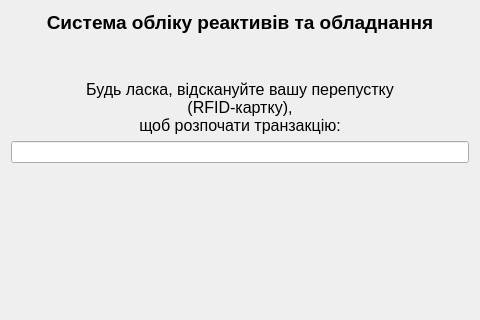
<?xml version="1.0" encoding="UTF-8"?>
<ui version="4.0">
 <class>RFIDScanDlg</class>
 <widget class="QDialog" name="RFIDScanDlg">
  <property name="geometry">
   <rect>
    <x>0</x>
    <y>0</y>
    <width>480</width>
    <height>320</height>
   </rect>
  </property>
  <property name="windowTitle">
   <string>Reagents and hardware - Step 1</string>
  </property>
  <layout class="QVBoxLayout" name="verticalLayout_2">
   <item>
    <layout class="QVBoxLayout" name="verticalLayout">
     <item>
      <widget class="QLabel" name="headerLabel">
       <property name="font">
        <font>
         <pointsize>14</pointsize>
         <weight>75</weight>
         <bold>true</bold>
        </font>
       </property>
       <property name="text">
        <string>Система обліку реактивів та обладнання</string>
       </property>
       <property name="alignment">
        <set>Qt::AlignCenter</set>
       </property>
      </widget>
     </item>
     <item>
      <spacer name="verticalSpacer">
       <property name="orientation">
        <enum>Qt::Vertical</enum>
       </property>
       <property name="sizeHint" stdset="0">
        <size>
         <width>20</width>
         <height>40</height>
        </size>
       </property>
      </spacer>
     </item>
     <item>
      <widget class="QLabel" name="instructionLabel">
       <property name="font">
        <font>
         <pointsize>12</pointsize>
        </font>
       </property>
       <property name="text">
        <string>Будь ласка, відскануйте вашу перепустку &lt;br&gt; (RFID-картку), &lt;br&gt;щоб розпочати транзакцію:</string>
       </property>
       <property name="alignment">
        <set>Qt::AlignCenter</set>
       </property>
      </widget>
     </item>
     <item>
      <widget class="QLineEdit" name="RFIDidLineEdit">
       <property name="toolTip">
        <string>&lt;html&gt;&lt;head/&gt;&lt;body&gt;&lt;p&gt;Ви можете ввести номер картки вручну, якщо сканер RFID не працює! Після завершення введення натисніть &lt;span style=&quot; font-weight:600;&quot;&gt;ENTER&lt;/span&gt;&lt;/p&gt;&lt;/body&gt;&lt;/html&gt;</string>
       </property>
      </widget>
     </item>
    </layout>
   </item>
   <item>
    <spacer name="verticalSpacer_2">
     <property name="orientation">
      <enum>Qt::Vertical</enum>
     </property>
     <property name="sizeHint" stdset="0">
      <size>
       <width>20</width>
       <height>79</height>
      </size>
     </property>
    </spacer>
   </item>
   <item>
    <widget class="QLabel" name="logoLabel">
     <property name="text">
      <string/>
     </property>
     <property name="pixmap">
      <pixmap>:/Icons/uflogo.png</pixmap>
     </property>
     <property name="alignment">
      <set>Qt::AlignRight|Qt::AlignTrailing|Qt::AlignVCenter</set>
     </property>
    </widget>
   </item>
  </layout>
 </widget>
 <resources>
  <include location="reagentterminal.qrc"/>
 </resources>
 <connections/>
</ui>
